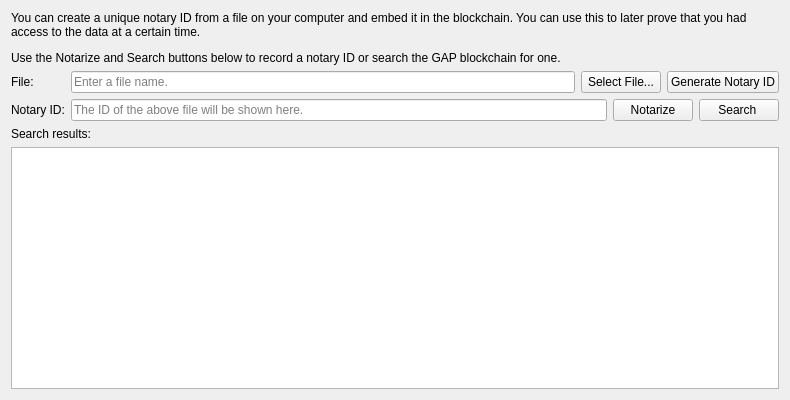
<?xml version="1.0" encoding="UTF-8"?>
<ui version="4.0">
 <class>NotaryPage</class>
 <widget class="QWidget" name="NotaryPage">
  <property name="geometry">
   <rect>
    <x>0</x>
    <y>0</y>
    <width>790</width>
    <height>400</height>
   </rect>
  </property>
  <property name="sizePolicy">
   <sizepolicy hsizetype="Preferred" vsizetype="Preferred">
    <horstretch>0</horstretch>
    <verstretch>0</verstretch>
   </sizepolicy>
  </property>
  <property name="windowTitle">
   <string>Form</string>
  </property>
  <layout class="QVBoxLayout" name="verticalLayout">
   <item>
    <widget class="QLabel" name="notaryExplanation">
     <property name="text">
      <string>&lt;html&gt;&lt;head/&gt;&lt;body&gt;&lt;p&gt;You can create a unique notary ID from a file on your computer and embed it in the blockchain. You can use this to later prove that you had access to the data at a certain time.&lt;/p&gt;&lt;p&gt;Use the Notarize and Search buttons below to record a notary ID or search the GAP blockchain for one.&lt;/p&gt;&lt;/body&gt;&lt;/html&gt;</string>
     </property>
     <property name="wordWrap">
      <bool>true</bool>
     </property>
    </widget>
   </item>
   <item>
    <layout class="QFormLayout" name="formLayout_6">
     <property name="fieldGrowthPolicy">
      <enum>QFormLayout::AllNonFixedFieldsGrow</enum>
     </property>
     <item row="0" column="0">
      <widget class="QLabel" name="label_2">
       <property name="text">
        <string>File: </string>
       </property>
      </widget>
     </item>
     <item row="0" column="1">
      <layout class="QHBoxLayout" name="horizontalLayout_2">
       <item>
        <widget class="QLineEdit" name="sendNotaryEntry">
         <property name="sizePolicy">
          <sizepolicy hsizetype="Expanding" vsizetype="Fixed">
           <horstretch>1</horstretch>
           <verstretch>0</verstretch>
          </sizepolicy>
         </property>
         <property name="placeholderText">
          <string>Enter a file name.</string>
         </property>
        </widget>
       </item>
       <item>
        <widget class="QPushButton" name="selectFileButton">
         <property name="text">
          <string>Select File...</string>
         </property>
        </widget>
       </item>
       <item>
        <widget class="QPushButton" name="calcNotaryIDbutton">
         <property name="text">
          <string>Generate Notary ID</string>
         </property>
        </widget>
       </item>
      </layout>
     </item>
     <item row="1" column="0">
      <widget class="QLabel" name="label">
       <property name="text">
        <string>Notary ID:</string>
       </property>
      </widget>
     </item>
     <item row="1" column="1">
      <layout class="QHBoxLayout" name="horizontalLayout_3">
       <item>
        <widget class="QValidatedLineEdit" name="notaryIDEdit">
         <property name="sizePolicy">
          <sizepolicy hsizetype="Expanding" vsizetype="Fixed">
           <horstretch>1</horstretch>
           <verstretch>0</verstretch>
          </sizepolicy>
         </property>
         <property name="readOnly">
          <bool>true</bool>
         </property>
         <property name="placeholderText">
          <string>The ID of the above file will be shown here.</string>
         </property>
        </widget>
       </item>
       <item>
        <widget class="QPushButton" name="sendNotaryButton">
         <property name="toolTip">
          <string>Record notary ID in the GAP blockchain.</string>
         </property>
         <property name="text">
          <string>Notarize</string>
         </property>
        </widget>
       </item>
       <item>
        <widget class="QPushButton" name="searchNotaryButton">
         <property name="toolTip">
          <string>Search for notary ID in the GAP blockchain.</string>
         </property>
         <property name="text">
          <string>Search </string>
         </property>
        </widget>
       </item>
      </layout>
     </item>
    </layout>
   </item>
   <item>
    <layout class="QVBoxLayout" name="searchSectionLayout">
     <item>
      <widget class="QLabel" name="searchNotaryLabel">
       <property name="text">
        <string>Search results:</string>
       </property>
       <property name="wordWrap">
        <bool>true</bool>
       </property>
      </widget>
     </item>
     <item>
      <widget class="QTableWidget" name="tableWidget">
       <attribute name="horizontalHeaderHighlightSections">
        <bool>false</bool>
       </attribute>
       <attribute name="verticalHeaderVisible">
        <bool>false</bool>
       </attribute>
       <attribute name="verticalHeaderHighlightSections">
        <bool>false</bool>
       </attribute>
      </widget>
     </item>
    </layout>
   </item>
  </layout>
 </widget>
 <customwidgets>
  <customwidget>
   <class>QValidatedLineEdit</class>
   <extends>QLineEdit</extends>
   <header>qvalidatedlineedit.h</header>
  </customwidget>
 </customwidgets>
 <resources/>
 <connections/>
</ui>
